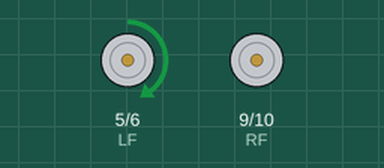
A sketch run on a simulated Arduino Uno, built with avr-gcc and run on an emulated ATmega328P. Parts: motor-driver pin pairs drawn as motors (green arrow = first pin HIGH = forward, orange = second pin HIGH = backward, longer = more drive).

Above: at 0.12 s.
At 1.12 s:
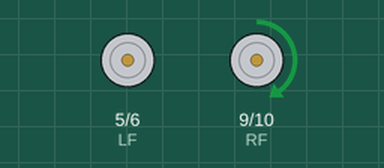
At 1.87 s:
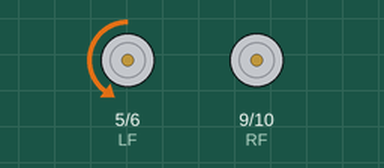
At 2.87 s:
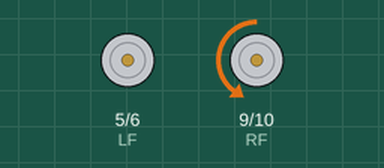
Timing chart, 0 to 3.5 s (numbered marks = the images above):
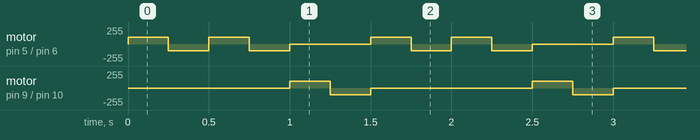

Measured:
- by itself, motor on pin 9 (RF) / pin 10 (RB): repeats every 1.5 s: backward 100/255 0.25 s, stopped 1.0 s, forward 100/255 0.25 s
- by itself, motor on pin 5 (LF) / pin 6 (LB): repeats every 1.5 s: backward 100/255 0.25 s, forward 100/255 0.25 s, backward 100/255 0.25 s, stopped 0.50 s, forward 100/255 0.25 s

The sketch:

MAZUNIO_-_Dancing.ino
```cpp
// (licence header left out)
int ds = 250;
int df = 150;
int RF, RB, LF, LB;

void setup()
{
  LF = 5;
  LB = 6;
  RF = 9;
  RB = 10;

  pinMode(RF, OUTPUT);
  pinMode(RB, OUTPUT);
  pinMode(LF, OUTPUT);
  pinMode(LB, OUTPUT);

  analogWrite(RF, 0);
  analogWrite(LF, 0);
  analogWrite(RB, 0);
  analogWrite(LB, 0);
}

void loop()
{
  analogWrite(RF, 0);
  analogWrite(LF, 100);
  analogWrite(RB, 0);
  analogWrite(LB, 0);
  delay(ds);
  analogWrite(RF, 0);
  analogWrite(LF, 0);
  analogWrite(RB, 0);
  analogWrite(LB, 100);
  delay(ds);
  analogWrite(RF, 0);
  analogWrite(LF, 100);
  analogWrite(RB, 0);
  analogWrite(LB, 0);
  delay(ds);
  analogWrite(RF, 0);
  analogWrite(LF, 0);
  analogWrite(RB, 0);
  analogWrite(LB, 100);
  delay(ds);
  analogWrite(RF, 100);
  analogWrite(LF, 0);
  analogWrite(RB, 0);
  analogWrite(LB, 0);
  delay(ds);
  analogWrite(RF, 0);
  analogWrite(LF, 0);
  analogWrite(RB, 100);
  analogWrite(LB, 0);
  delay(ds);
}
```
